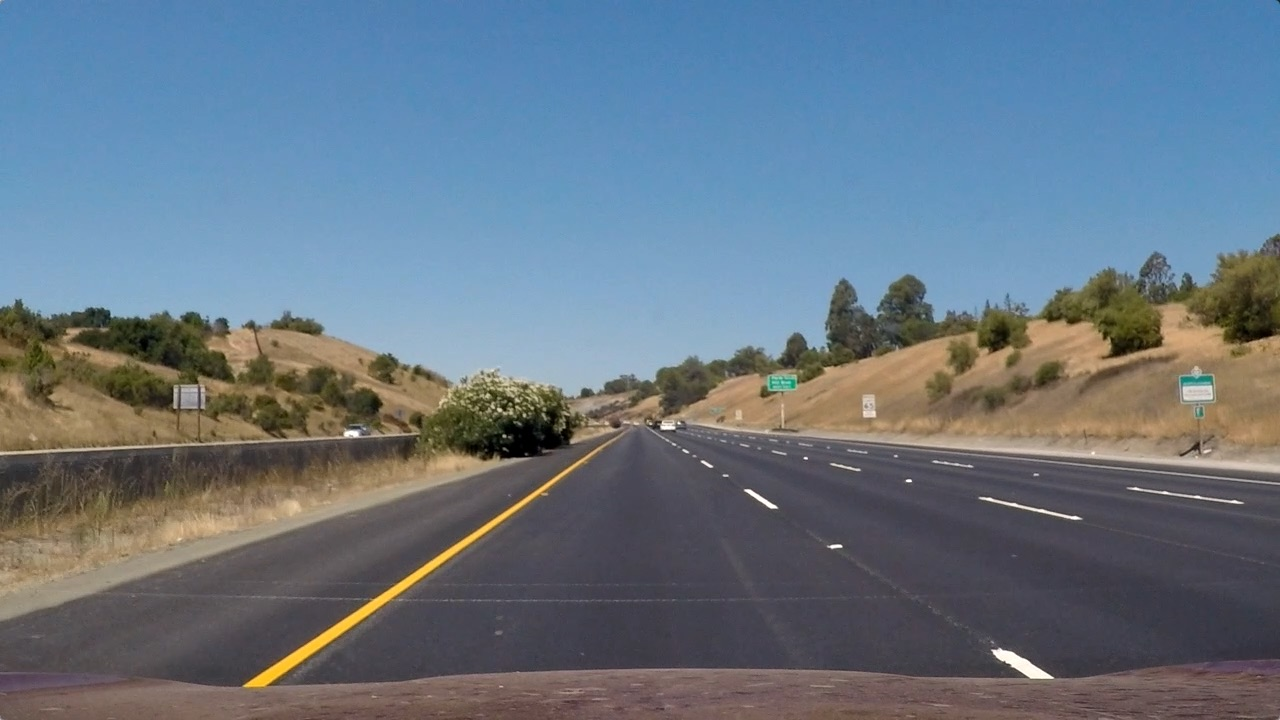
#> input picture test_images/straight_lines1.jpg, 1280 x 720 px
$ python pick_points.py
#> lines starting #> are read from the running program, lines starting #| are printed output that depends on the picture
### undistort.py
import numpy as np
import cv2


calibration = np.load('camera_cal/calib.npz')
#> (reads camera_cal/calib.npz from the repository)
mtx = calibration['mtx']
dist = calibration['dist']


def undistort(img):
    """Undistort an image using the lecture approach (getOptimalNewCameraMatrix)."""
    h, w = img.shape[:2]
#> h = 720; w = 1280
    newCameraMtx, roi = cv2.getOptimalNewCameraMatrix(mtx, dist, (w, h), 0, (w, h))
#> newCameraMtx = [[1044.4, 0, 680.3], [0, 1121, 390.6], [0, 0, 1]]; roi = (0, 0, 1279, 719)
    return cv2.undistort(img, mtx, dist, None, newCameraMtx)
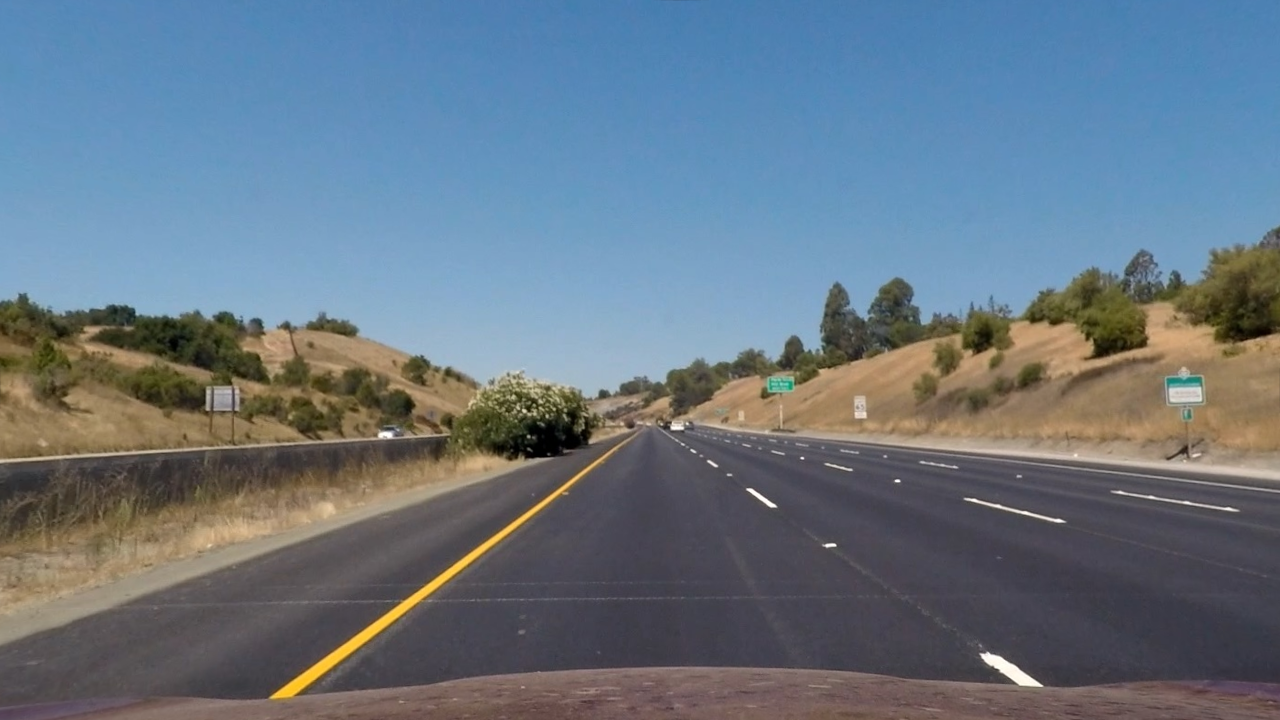
#> returned value: shape (720, 1280, 3); mean of channels 0, 1, 2 130.8, 117.9, 103.4; drawn as B, G, R

# [9 lines that do not run on import are left out]

### pick_points.py
import cv2 as cv

from undistort import undistort

img = undistort(cv.imread('test_images/straight_lines1.jpg'))


def on_click(event, x, y, flags, param):
    if event == cv.EVENT_LBUTTONDOWN:
        print(f'Clicked point: [{x}, {y}]')
        cv.circle(img, (x, y), 4, (0, 0, 255), -1)
        cv.imshow('Pick points', img)


cv.imshow('Pick points', img)
cv.setMouseCallback('Pick points', on_click)
cv.waitKey(0)
cv.destroyAllWindows()
